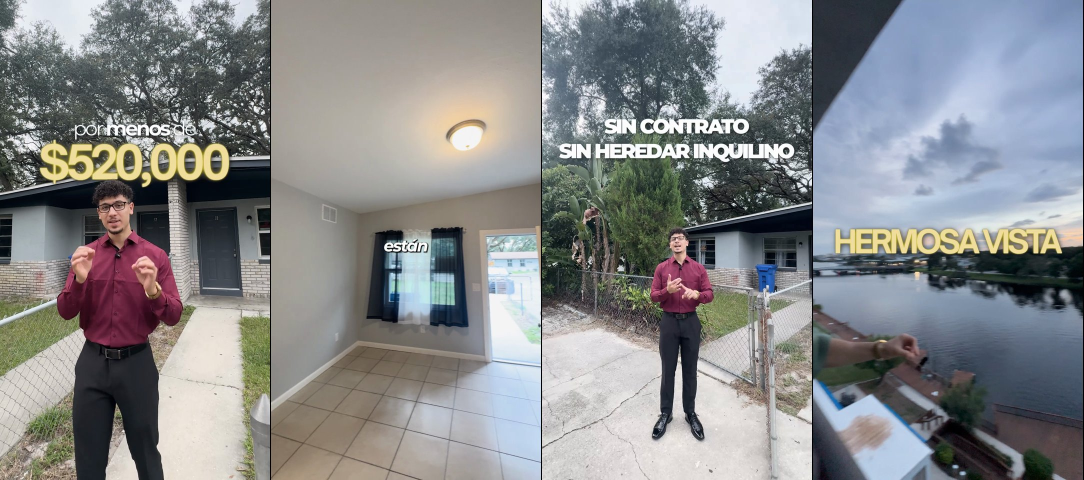
#> input picture clientes/angel-perez-brand/assets/ref-pauta-tampa.jpg, 2168 x 960 px, given in place of base.jpg, which was not available (shown at 1/2 size)
$ python portada_liu.py ../../angel-perez-brand/assets/ref-pauta-tampa.jpg
#> lines starting #> are read from the running program, lines starting #| are printed output that depends on the picture; pictures that were not available may be replaced by others from this repository, and a replacement may not be noted
# Uso: copiar a PROYECTO/portada/, armar base.jpg (cuadro del video recortado), mascara.png (recorte_personas.swift) y fondo.jpg (fondo_limpio.swift); ajustar TEXT_TOP (mentón o mano), LINES y OUT. Modos: solotexto / guias.
# Portada 20-09 LIU — adaptación de portadas-reels/scripts/portada_pil.py a la guía de portadas de LIU:
# plano medio de Liubel sentado señalando a cámara (IMG_1999 11,6 s, s=1,25; elegido por el usuario), sujeto con más exposición que el fondo, degradés oscuros arriba/abajo
# que no pasan sobre el sujeto dentro del cuadrado, lockup TODO BLANCO en Capitana (Regular + Black) con sombra suave,
# pegado ~20 px bajo el mentón, interlineado por línea de base.
import os
import sys
import numpy as np
from PIL import Image, ImageDraw, ImageFilter, ImageFont, ImageEnhance
F = os.path.expanduser('~/.claude/skills/liubel-perez-brand/assets/fonts/capitana/')
W, H = 1080, 1920
WHITE = (255, 255, 255); DARK = (9, 9, 10)          # negro de marca LIU #09090A
MODE = sys.argv[1] if len(sys.argv) > 1 else ''
OUT = '../../../PORTADA/20-09 LIU Deja de perder el tiempo repit.jpg'
# mentón medido en y=693, pero la mano que señala ocupa x 540–690, y 710–940 (justo bajo el mentón):
# el bloque no entra entre los dos → va pegado DEBAJO de la mano, sin tapar el gesto
HAND_BOTTOM = 940
TEXT_TOP = HAND_BOTTOM + 22

base = Image.open('base.jpg').convert('RGB')
#> base is the input picture: PIL image 2168x960 RGB; mean R, G, B 134.8, 136.4, 137.9
A = lambda im: np.asarray(im, np.float32)
mk_img = Image.open('mascara.png').convert('L').resize((W, H)).filter(ImageFilter.MaxFilter(3)).filter(ImageFilter.GaussianBlur(1.5))
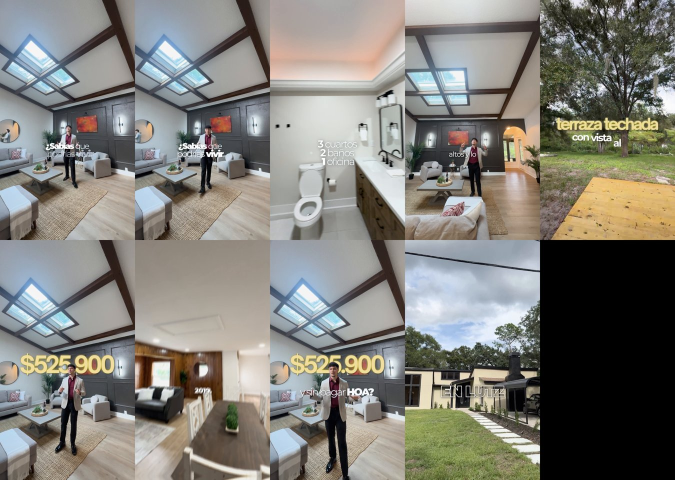
#> input picture clientes/angel-perez-brand/assets/ref-pauta.jpg, 1350 x 960 px, given in place of mascara.png, which was not available (shown at 1/2 size)
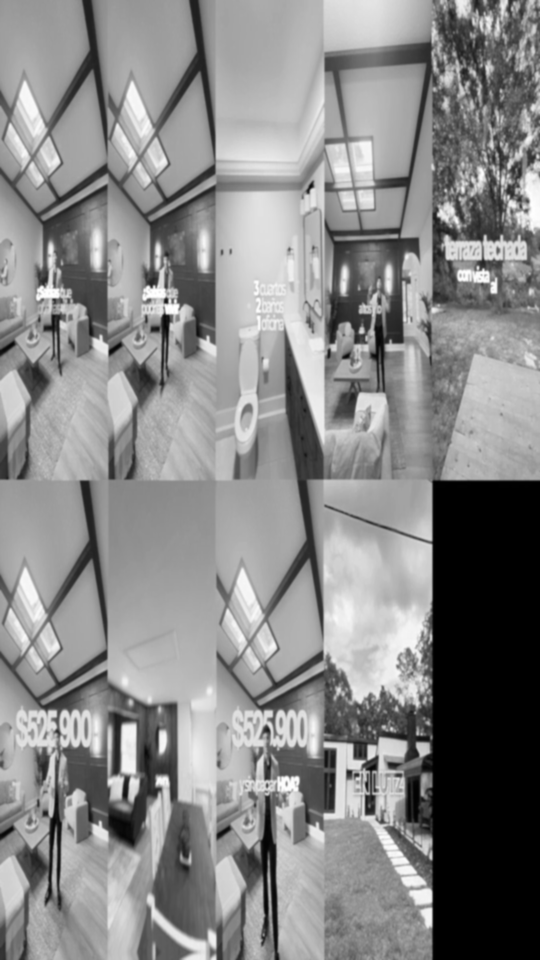
#> mk_img: PIL image 1080x1920 L (shown at 1/2 size); min 0, max 255, mean 135.3
mk = A(mk_img) / 255
yy, xx = np.mgrid[0:H, 0:W]

# ---- fondo: relleno limpio, desenfoque leve, exposición abajo; junto al borde, el original bajado (sin halo) ----
fondo = Image.open('fondo.jpg').convert('RGB').filter(ImageFilter.GaussianBlur(4))
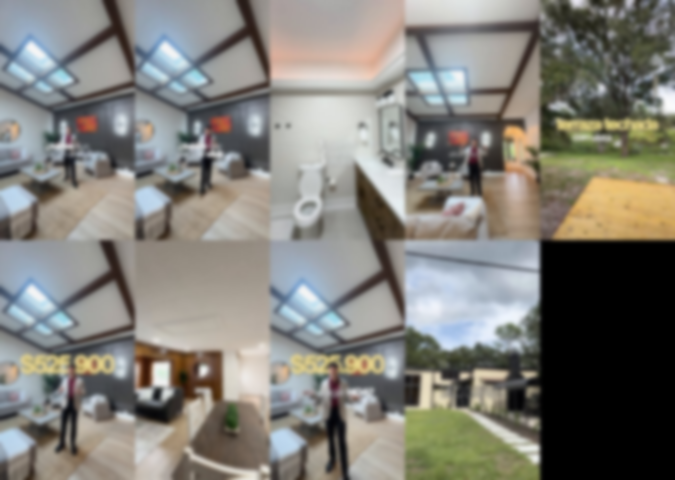
#> fondo: PIL image 1350x960 RGB (shown at 1/2 size); mean R, G, B 128.6, 126.9, 120.5
fondo = ImageEnhance.Color(ImageEnhance.Brightness(fondo).enhance(0.80)).enhance(0.92)
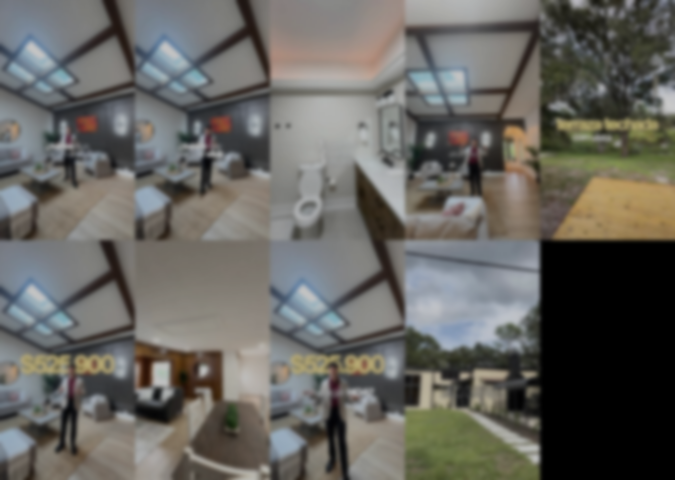
#> fondo: PIL image 1350x960 RGB (shown at 1/2 size); mean R, G, B 102, 100.8, 96
near = A(mk_img.filter(ImageFilter.MaxFilter(31)).filter(ImageFilter.GaussianBlur(10))) / 255
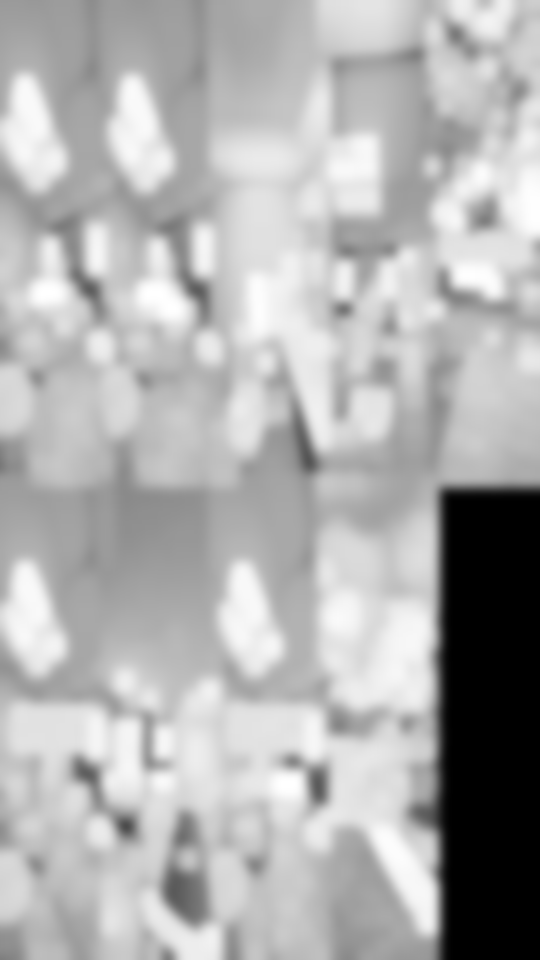
#> near: shape (1920, 1080) float32 (shown at 1/2 size); min 0, max 1, mean 0.687
base_dark = ImageEnhance.Brightness(base).enhance(0.80)
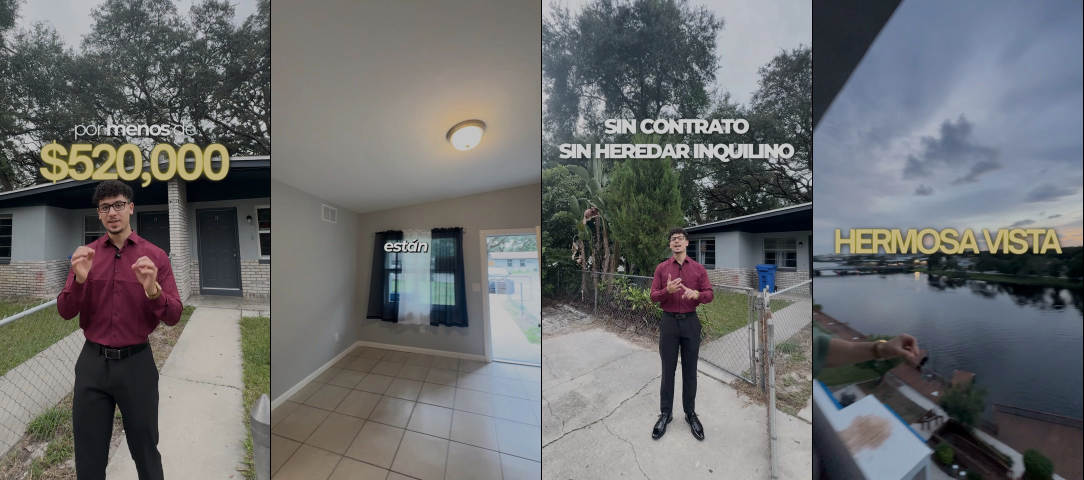
#> base_dark: PIL image 2168x960 RGB (shown at 1/2 size); mean R, G, B 107.4, 108.8, 109.9
#> (the run stopped early here; a loop or call above may not have finished)
